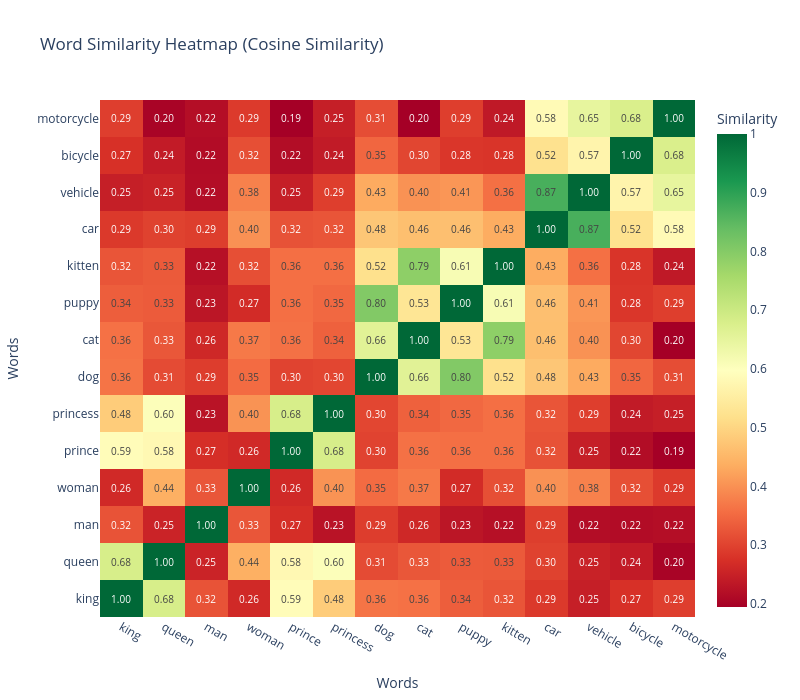

The notebook cell saved with this chart:
### Code cell
# Calculate similarity between all words
similarity_matrix = cosine_similarity(word_embeddings)

# Create an interactive heatmap
fig = go.Figure(data=go.Heatmap(
    z=similarity_matrix,
    x=words,
    y=words,
    colorscale='RdYlGn',
    texttemplate='%{z:.2f}',
    textfont={"size": 10},
    hovertemplate='Similarity: %{z:.2f}<extra></extra>',
    hoverongaps=False,
    colorbar=dict(title="Similarity")
))

fig.update_layout(
    title='Word Similarity Heatmap (Cosine Similarity)',
    xaxis_title='Words',
    yaxis_title='Words',
    width=800,
    height=700
)

fig.show()

print("\n💡 Observations:")
print("   - Diagonal is 1.0 (words are identical to themselves)")
print("   - 'king' and 'queen' are very similar")
print("   - 'dog' and 'cat' are similar (both pets)")
print("   - 'king' and 'dog' are less similar (different concepts)")

### Figure 1 — Plotly figure (JSON) as saved in the notebook; plotly's stock layout.template omitted (floating-point values rounded to 4 significant figures; data arrays with more than 128 entries replaced by an {"elided": "..."} marker saying what was removed)
{"data": [{"colorbar": {"title": {"text": "Similarity"}}, "colorscale": [[0, "rgb(165,0,38)"], [0.1, "rgb(215,48,39)"], [0.2, "rgb(244,109,67)"], [0.3, "rgb(253,174,97)"], [0.4, "rgb(254,224,139)"], [0.5, "rgb(255,255,191)"], [0.6, "rgb(217,239,139)"], [0.7, "rgb(166,217,106)"], [0.8, "rgb(102,189,99)"], [0.9, "rgb(26,152,80)"], [1, "rgb(0,104,55)"]], "hoverongaps": false, "hovertemplate": "Similarity: %{z:.2f}<extra></extra>", "textfont": {"size": 10}, "texttemplate": "%{z:.2f}", "type": "heatmap", "x": ["king", "queen", "man", "woman", "prince", "princess", "dog", "cat", "puppy", "kitten", "car", "vehicle", "bicycle", "motorcycle"], "y": ["king", "queen", "man", "woman", "prince", "princess", "dog", "cat", "puppy", "kitten", "car", "vehicle", "bicycle", "motorcycle"], "z": {"elided": "14x14 float values"}}], "layout": {"height": 700, "title": {"text": "Word Similarity Heatmap (Cosine Similarity)"}, "width": 800, "xaxis": {"title": {"text": "Words"}}, "yaxis": {"title": {"text": "Words"}}}}
